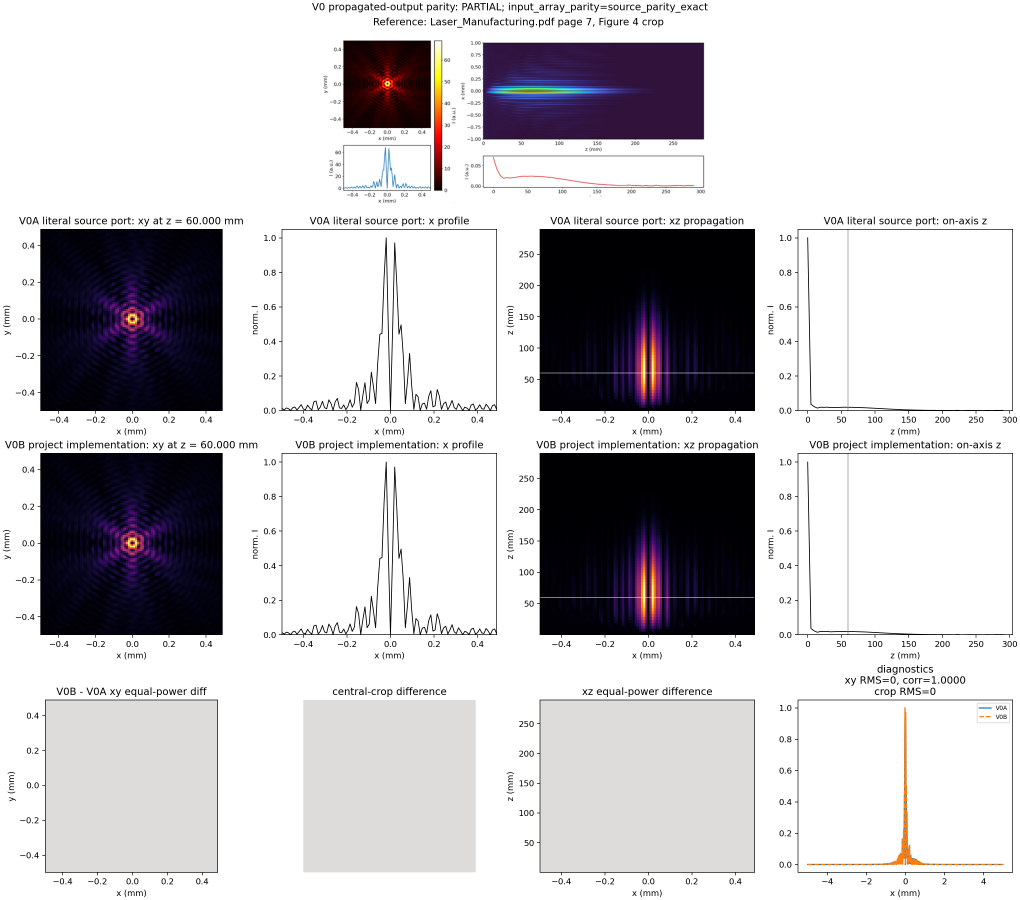
#> input picture report/evidence_pack/source_validation/F01_nathan_visual_ladder_v0_reference_vs_reproduction.png, 3060 x 2700 px (shown at 1/3 size)
$ python q20_sensorless_ring_metric_v15.py ../report/evidence_pack/source_validation/F01_nathan_visual_ladder_v0_reference_vs_reproduction.png
#> lines starting #> are read from the running program, lines starting #| are printed output that depends on the picture
"""Sensorless ring-quality utilities for high-order vortex/Bessel correction.

This module deliberately does *not* infer a unique system wavefront from intensity.
It provides the experimentally observable part of a camera-in-the-loop correction:

    SLM trial phase -> camera intensity -> ring-quality score.

The score rewards concentric annuli by measuring angular coefficient of variation,
azimuthal Fourier content (m=2,3,4 by default), and radial peak wobble.  Trial
phase maps use a small, interpretable annular harmonic basis.  These utilities
are intended to complement the detector-aware digital twin; they are not a
claim of experimental post-correction closure.

References motivating the method:
- Miao et al., Opt. Express 30, 11360-11371 (2022), DOI 10.1364/OE.454796.
- Kim et al., Opt. Express 33, 680-693 (2025), DOI 10.1364/OE.541033.
- Luo et al., Opt. Express 34, 26872-26882 (2026), DOI 10.1364/OE.606056.
"""
from __future__ import annotations

import argparse
import json
from pathlib import Path
from typing import Iterable

import numpy as np
from PIL import Image


def load_intensity(path: str | Path) -> np.ndarray:
    """Load an intensity image from .npy or a conventional image file."""
    path = Path(path)
    if path.suffix.lower() == ".npy":
        arr = np.load(path)
    else:
        arr = np.asarray(Image.open(path).convert("F"), dtype=np.float64)
    if arr.ndim != 2:
        raise ValueError(f"Expected a 2-D intensity array, got shape {arr.shape}")
    arr = np.asarray(arr, dtype=np.float64)
    arr -= np.nanmin(arr)
    peak = float(np.nanmax(arr))
    if not np.isfinite(peak) or peak <= 0:
        raise ValueError("Intensity image has no positive finite dynamic range")
    return arr / peak


def intensity_centroid(image: np.ndarray, power: float = 1.0) -> tuple[float, float]:
    """Return (cx, cy) in pixel coordinates using a positive intensity centroid."""
    w = np.clip(np.asarray(image, dtype=np.float64), 0.0, None) ** power
    yy, xx = np.indices(w.shape, dtype=np.float64)
    s = float(w.sum())
    if s <= 0:
        raise ValueError("Cannot centroid an empty image")
    return float((w * xx).sum() / s), float((w * yy).sum() / s)


def bilinear_sample(image: np.ndarray, x: np.ndarray, y: np.ndarray) -> np.ndarray:
    """Vectorised bilinear sampling; out-of-frame samples become NaN."""
    h, w = image.shape
    x0 = np.floor(x).astype(int)
    y0 = np.floor(y).astype(int)
    x1 = x0 + 1
    y1 = y0 + 1
    valid = (x0 >= 0) & (y0 >= 0) & (x1 < w) & (y1 < h)
    out = np.full(np.broadcast(x, y).shape, np.nan, dtype=np.float64)
    if not np.any(valid):
        return out
    xv, yv = x[valid], y[valid]
    x0v, x1v, y0v, y1v = x0[valid], x1[valid], y0[valid], y1[valid]
    dx, dy = xv - x0v, yv - y0v
    out[valid] = (
        image[y0v, x0v] * (1 - dx) * (1 - dy)
        + image[y0v, x1v] * dx * (1 - dy)
        + image[y1v, x0v] * (1 - dx) * dy
        + image[y1v, x1v] * dx * dy
    )
    return out


def polar_intensity(
    image: np.ndarray,
    centre: tuple[float, float] | None = None,
    n_r: int = 256,
    n_theta: int = 720,
    r_max_px: float | None = None,
) -> tuple[np.ndarray, np.ndarray, np.ndarray]:
    """Sample image on a polar grid and return radii, angles, intensity[r,theta]."""
    h, w = image.shape
    cx, cy = centre if centre is not None else intensity_centroid(image, power=1.5)
    if r_max_px is None:
        r_max_px = 0.47 * min(h, w)
    radii = np.linspace(1.0, float(r_max_px), n_r)
    theta = np.linspace(0.0, 2.0 * np.pi, n_theta, endpoint=False)
    rr, tt = np.meshgrid(radii, theta, indexing="ij")
    x = cx + rr * np.cos(tt)
    y = cy + rr * np.sin(tt)
    return radii, theta, bilinear_sample(image, x, y)


def select_significant_rings(
    polar: np.ndarray,
    radii: np.ndarray,
    max_rings: int = 5,
    min_relative_peak: float = 0.12,
    min_separation_px: float = 4.0,
) -> list[int]:
    """Select strong radial maxima from the azimuthal mean without scipy."""
    profile = np.nanmean(polar, axis=1)
    if profile.size < 3:
        return []
    cand = np.flatnonzero((profile[1:-1] > profile[:-2]) & (profile[1:-1] >= profile[2:])) + 1
    if cand.size == 0:
        cand = np.array([int(np.nanargmax(profile))])
    threshold = min_relative_peak * float(np.nanmax(profile))
    cand = [int(i) for i in cand if profile[i] >= threshold]
    cand.sort(key=lambda i: float(profile[i]), reverse=True)
    chosen: list[int] = []
    for idx in cand:
        if all(abs(float(radii[idx] - radii[j])) >= min_separation_px for j in chosen):
            chosen.append(idx)
        if len(chosen) >= max_rings:
            break
    return sorted(chosen, key=lambda i: float(radii[i]))


def ring_metrics(
    image: np.ndarray,
    centre: tuple[float, float] | None = None,
    harmonic_orders: Iterable[int] = (2, 3, 4),
    max_rings: int = 5,
) -> dict:
    """Compute concentricity metrics directly from an intensity image.

    Lower values are better for all distortion metrics and for ``score``.
    The radial wobble is evaluated by following the local radial maximum around
    each selected ring, rather than assuming a fixed-radius contour is physical.
    """
    image = np.asarray(image, dtype=np.float64)
    radii, theta, polar = polar_intensity(image, centre=centre)
    ring_idx = select_significant_rings(polar, radii, max_rings=max_rings)
    if not ring_idx:
        raise ValueError("No significant annular maxima found")

    harmonic_orders = tuple(int(m) for m in harmonic_orders)
    per_ring = []
    for idx in ring_idx:
        # Fixed-radius angular uniformity on the actual bright ring.
        trace = np.nan_to_num(polar[idx], nan=0.0)
        mean = float(np.mean(trace))
        cv = float(np.std(trace) / (mean + 1e-12))
        fft = np.fft.rfft(trace - mean)
        dc = float(np.sum(np.abs(trace)) + 1e-12)
        harmonics = {
            f"m{m}": float((2.0 * np.abs(fft[m]) / dc) ** 2) if m < fft.size else 0.0
            for m in harmonic_orders
        }

        # Follow the local ring maximum in a radial neighbourhood for each angle.
        half_window = max(2, int(round(0.02 * len(radii))))
        lo = max(0, idx - half_window)
        hi = min(len(radii), idx + half_window + 1)
        local = np.nan_to_num(polar[lo:hi], nan=-np.inf)
        peak_local = np.argmax(local, axis=0) + lo
        peak_r = radii[peak_local]
        r_mean = float(np.mean(peak_r))
        r_std_fraction = float(np.std(peak_r) / (r_mean + 1e-12))
        r_p2p_fraction = float(np.ptp(peak_r) / (r_mean + 1e-12))

        per_ring.append(
            {
                "radius_px": float(radii[idx]),
                "mean_intensity": mean,
                "angular_cv": cv,
                "radial_wobble_std_fraction": r_std_fraction,
                "radial_wobble_p2p_fraction": r_p2p_fraction,
                **harmonics,
            }
        )

    weights = np.array([r["mean_intensity"] for r in per_ring], dtype=float)
    weights /= weights.sum() + 1e-12
    agg = {
        "angular_cv": float(np.sum(weights * [r["angular_cv"] for r in per_ring])),
        "radial_wobble_std_fraction": float(
            np.sum(weights * [r["radial_wobble_std_fraction"] for r in per_ring])
        ),
        "radial_wobble_p2p_fraction": float(
            np.sum(weights * [r["radial_wobble_p2p_fraction"] for r in per_ring])
        ),
    }
    for m in harmonic_orders:
        agg[f"m{m}"] = float(np.sum(weights * [r[f"m{m}"] for r in per_ring]))

    # Balanced dimensionless objective.  No topology claim is made here; topology
    # must be checked independently at a physically justified high-support contour.
    score = (
        agg["angular_cv"]
        + 1.5 * agg["radial_wobble_std_fraction"]
        + 0.5 * agg["radial_wobble_p2p_fraction"]
        + sum(2.0 * agg[f"m{m}"] for m in harmonic_orders)
    )
    return {
        "centre_px": list(centre if centre is not None else intensity_centroid(image, power=1.5)),
        "n_rings": len(per_ring),
        "rings": per_ring,
        "aggregate": agg,
        "score": float(score),
        "score_direction": "lower_is_better",
    }


# [54 lines left out: functions annular_harmonic_phase, azimuthal_reference, not called in this run]


def _main() -> None:
    parser = argparse.ArgumentParser(description=__doc__)
    parser.add_argument("image", help="Intensity image (.npy or image file)")
    parser.add_argument("--json", dest="json_path", help="Write metrics JSON")
    parser.add_argument("--reference", help="Write azimuthally averaged target as .npy")
    args = parser.parse_args()
    image = load_intensity(args.image)
#> in load_intensity, `arr = np.asarray(Image.open(path).convert("F"), dtype=np.float64)`:
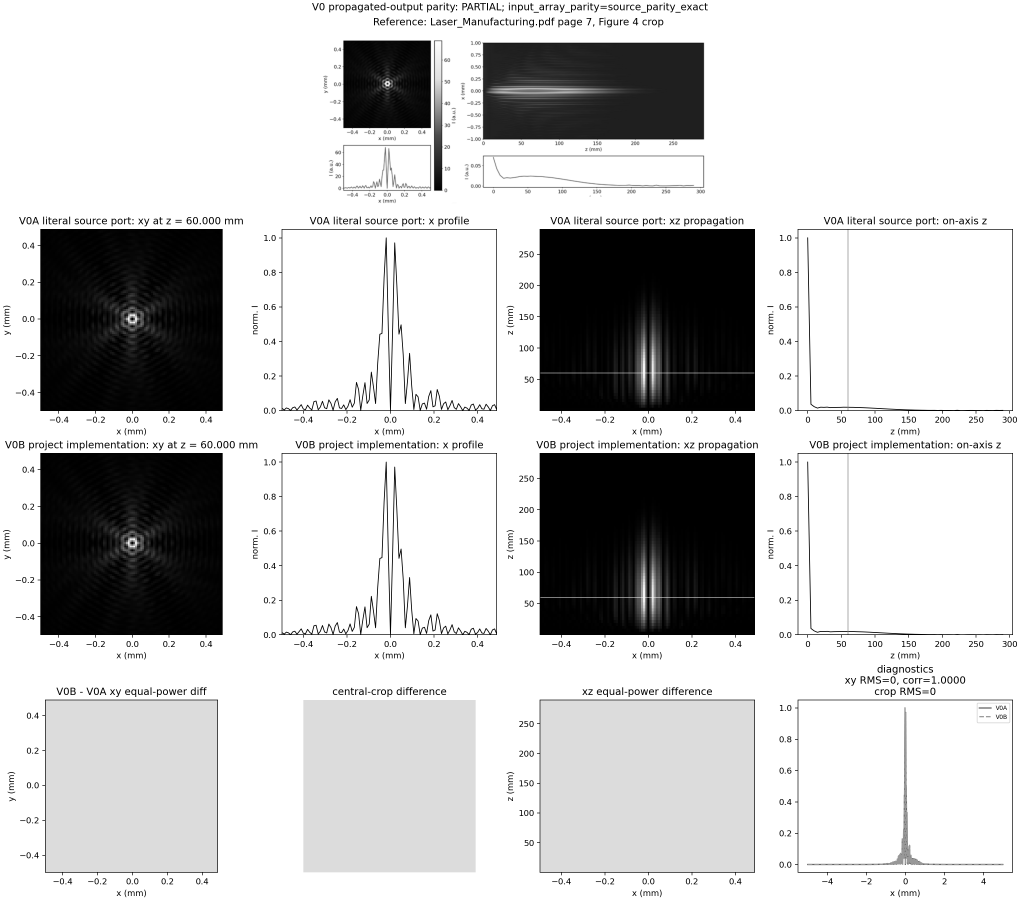
#> arr: shape (2700, 3060) float64 (shown at 1/3 size); min 0, max 255, mean 200.3
#> in load_intensity, `peak = float(np.nanmax(arr))`: peak = 255
    metrics = ring_metrics(image)
#> in intensity_centroid, `s = float(w.sum())`: s = 6378784.8
#> in polar_intensity, `cx, cy = centre if centre is not None else intensity_centroid(image, p..`: cx = 1593; cy = 1376.2
#> in polar_intensity, `x = cx + rr * np.cos(tt)`:
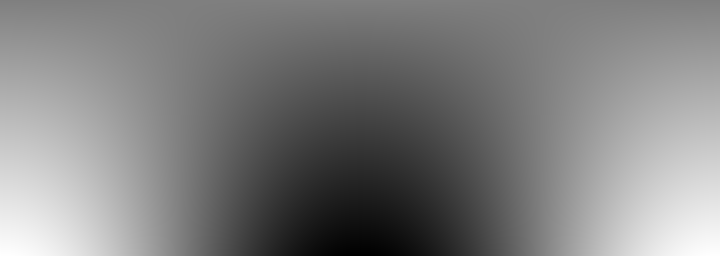
#> x: shape (256, 720) float64; min 324, max 2862, mean 1593; drawn with min black and max white
#> in polar_intensity, `x = cx + rr * np.cos(tt)`:
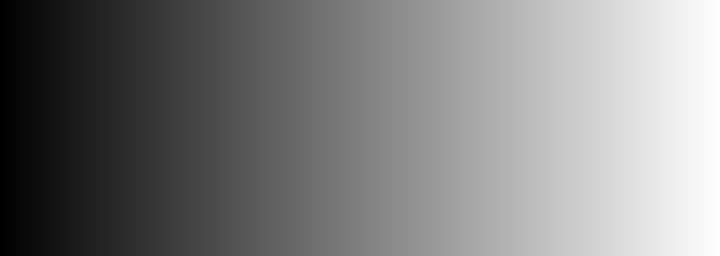
#> tt: shape (256, 720) float64; min 0, max 6.27, mean 3.14; drawn with min black and max white
#> in polar_intensity, `y = cy + rr * np.sin(tt)`:
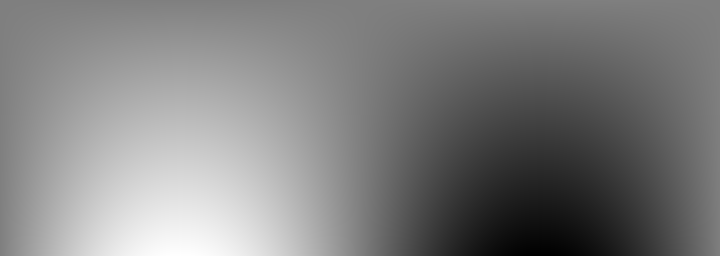
#> y: shape (256, 720) float64; min 107.2, max 2645.2, mean 1376.2; drawn with min black and max white
#> in bilinear_sample, `valid = (x0 >= 0) & (y0 >= 0) & (x1 < w) & (y1 < h)`: valid: shape (256, 720) bool; every value is 1
#> in bilinear_sample, `out[valid] = ( image[y0v, x0v] * (1 - dx) * (1 - dy) + image[y0v, x1v]..`:
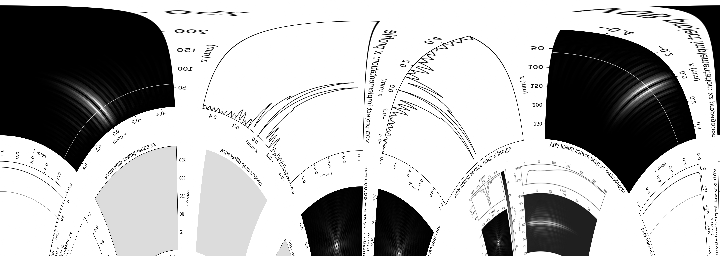
#> out: shape (256, 720) float64; min 0, max 1, mean 0.708
#> in ring_metrics, `radii, theta, polar = polar_intensity(image, centre=centre)`: radii = 256 values from 1 to 1269; theta = 720 values from 0 to 6.27
#> in select_significant_rings, `profile = np.nanmean(polar, axis=1)`: profile = 256 values, max 1 at index 0, min 0.551 at index 106, mean 0.708
#> in select_significant_rings, `cand = np.flatnonzero((profile[1:-1] > profile[:-2]) & (profile[1:-1] ..`: cand = 62 values from 13 to 254
#> in select_significant_rings, `threshold = min_relative_peak * float(np.nanmax(profile))`: threshold = 0.12
#> the loop in select_significant_rings, `for idx in cand:` made 5 passes
#> idx on passes 1 to 5: 185, 181, 179, 177, 188
#> after the loop in select_significant_rings, `for idx in cand:`: chosen = [185, 181, 179, 177, 188]
#> in ring_metrics, `ring_idx = select_significant_rings(polar, radii, max_rings=max_rings)`: ring_idx = [177, 179, 181, 185, 188]
#> the loop in ring_metrics, `for idx in ring_idx:` made 5 passes
#> (idx, mean, cv, dc, harmonics, lo, hi, r_mean) on passes 1 to 5: (177, 0.916, 0.24, 659.9, {'m2': 0.00525, 'm3': 0.00406, 'm4': 0.00575}, 172, 183, 860.2), (179, 0.919, 0.235, 661.3, {'m2': 0.0028, 'm3': 0.00329, 'm4': 0.00189}, 174, 185, 869.9), (181, 0.923, 0.217, 664.4, {'m2': 0.0032, 'm3': 0.0025, 'm4': 0.00393}, 176, 187, 880), (185, 0.935, 0.19, 672.9, {'m2': 0.00201, 'm3': 0.00137, 'm4': 0.0013}, 180, 191, 900.7), (188, 0.915, 0.242, 659.1, {'m2': 0.000981, 'm3': 0.00411, 'm4': 0.00187}, 183, 194, 914.9)
#> after the loop in ring_metrics, `for idx in ring_idx:`: per_ring = 5 items
#> in ring_metrics, `weights = np.array([r["mean_intensity"] for r in per_ring], dtype=float)`: weights = [0.916, 0.919, 0.923, 0.935, 0.915]
#> in ring_metrics, `weights /= weights.sum() + 1e-12`: weights = [0.199, 0.199, 0.2, 0.203, 0.199]
#> in ring_metrics, `agg = { "angular_cv": float(np.sum(weights * [r["angular_cv"] for r in..`: agg = {'angular_cv': 0.225, 'radial_wobble_std_fraction': 0.0107, 'radial_wobble_p2p_fraction': 0.0562}
#> after the loop in ring_metrics, `for m in harmonic_orders:`: agg = {'angular_cv': 0.225, 'radial_wobble_std_fraction': 0.0107, 'radial_wobble_p2p_fraction': 0.0562, 'm2': 0.00284, 'm3': 0.00306, 'm4': 0.00294}
#> in ring_metrics, `score = ( agg["angular_cv"] + 1.5 * agg["radial_wobble_std_fraction"] ..`: score = 0.286
#> metrics = 6 items
    text = json.dumps(metrics, indent=2)
    print(text)
#> (printed output is left out)
    if args.json_path:
        Path(args.json_path).write_text(text + "\n")
    if args.reference:
        np.save(args.reference, azimuthal_reference(image))


if __name__ == "__main__":
    _main()

$ run again, on report/evidence_pack/source_validation/F03_v0_reference_crop_highres.png
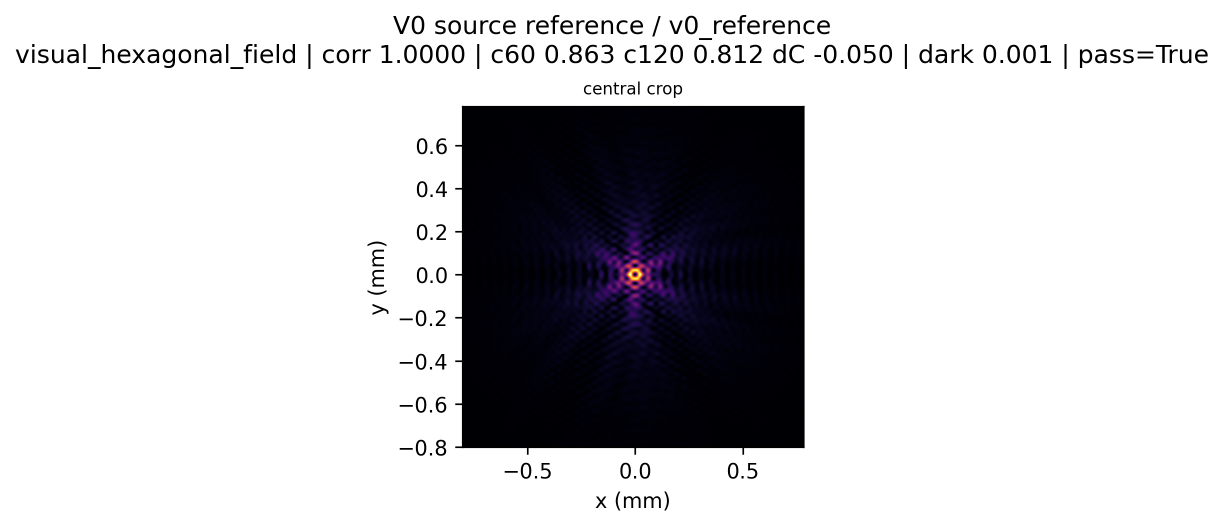
#> input picture report/evidence_pack/source_validation/F03_v0_reference_crop_highres.png, 2448 x 1054 px (shown at 1/2 size)
#> peak = 255
#> in intensity_centroid, `w = np.clip(np.asarray(image, dtype=np.float64), 0.0, None) ** power`:
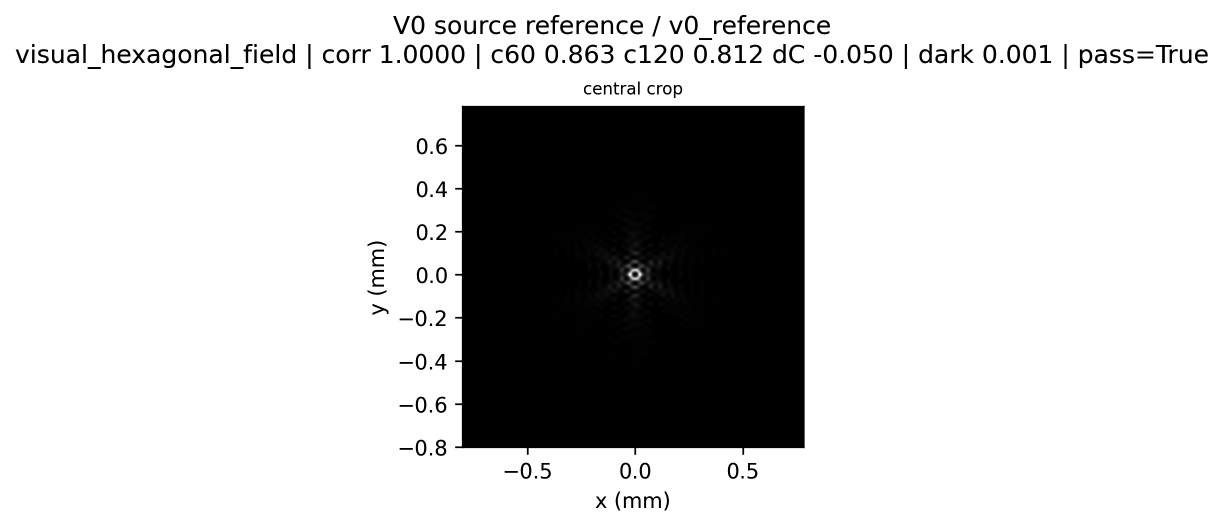
#> w: shape (1054, 2448) float64 (shown at 1/2 size); min 0, max 1, mean 0.802
#> s = 2069605.1
#> cx = 1215.2; cy = 526.4
#> valid: shape (256, 720) bool; every value is 1
#> in bilinear_sample, `out[valid] = ( image[y0v, x0v] * (1 - dx) * (1 - dy) + image[y0v, x1v]..`:
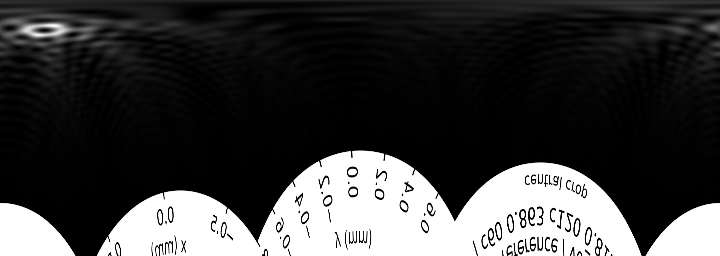
#> out: shape (256, 720) float64; min 0, max 1, mean 0.245
#> in ring_metrics, `radii, theta, polar = polar_intensity(image, centre=centre)`: radii = 256 values from 1 to 495.4; theta = 720 values from 0 to 6.27
#> profile = 256 values, max 0.919 at index 255, min 0.00517 at index 148, mean 0.245
#> in select_significant_rings, `cand = np.flatnonzero((profile[1:-1] > profile[:-2]) & (profile[1:-1] ..`: cand = 21 values from 9 to 249
#> threshold = 0.11
#> in select_significant_rings, `cand = [int(i) for i in cand if profile[i] >= threshold]`: cand = [26, 174, 182, 194, 209, 234, 236, 241, 243, 249]
#> the loop in select_significant_rings, `for idx in cand:` made 7 passes
#> idx on passes 1 to 7: 249, 243, 241, 236, 234, 209, 194
#> after the loop in select_significant_rings, `for idx in cand:`: chosen = [249, 243, 236, 209, 194]
#> ring_idx = [194, 209, 236, 243, 249]
#> the loop in ring_metrics, `for idx in ring_idx:` made 5 passes
#> (idx, mean, cv, dc, harmonics, lo, hi, r_mean) on passes 1 to 5: (194, 0.45, 1.09, 324, {'m2': 0.0707, 'm3': 0.172, 'm4': 0.393}, 189, 200, 372.3), (209, 0.645, 0.728, 464.6, {'m2': 0.00493, 'm3': 0.00203, 'm4': 0.256}, 204, 215, 399.8), (236, 0.847, 0.409, 609.9, {'m2': 0.00099, 'm3': 0.0139, 'm4': 0.0422}, 231, 242, 450.5), (243, 0.864, 0.377, 622.3, {'m2': 0.00605, 'm3': 0.0179, 'm4': 0.0108}, 238, 249, 463.9), (249, 0.886, 0.343, 637.8, {'m2': 0.0106, 'm3': 0.0151, 'm4': 0.0027}, 244, 255, 475.5)
#> after the loop in ring_metrics, `for idx in ring_idx:`: per_ring = 5 items
#> in ring_metrics, `weights = np.array([r["mean_intensity"] for r in per_ring], dtype=float)`: weights = [0.45, 0.645, 0.847, 0.864, 0.886]
#> in ring_metrics, `weights /= weights.sum() + 1e-12`: weights = [0.122, 0.175, 0.229, 0.234, 0.24]
#> in ring_metrics, `agg = { "angular_cv": float(np.sum(weights * [r["angular_cv"] for r in..`: agg = {'angular_cv': 0.525, 'radial_wobble_std_fraction': 0.0107, 'radial_wobble_p2p_fraction': 0.0443}
#> after the loop in ring_metrics, `for m in harmonic_orders:`: agg = {'angular_cv': 0.525, 'radial_wobble_std_fraction': 0.0107, 'radial_wobble_p2p_fraction': 0.0443, 'm2': 0.0137, 'm3': 0.0323, 'm4': 0.106}
#> score = 0.866
#> metrics = 6 items
#> (printed output is left out)
